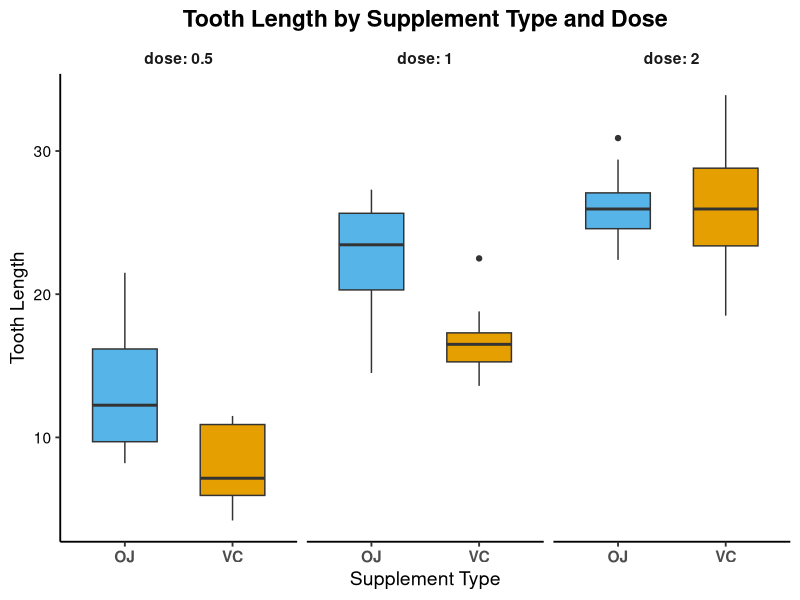
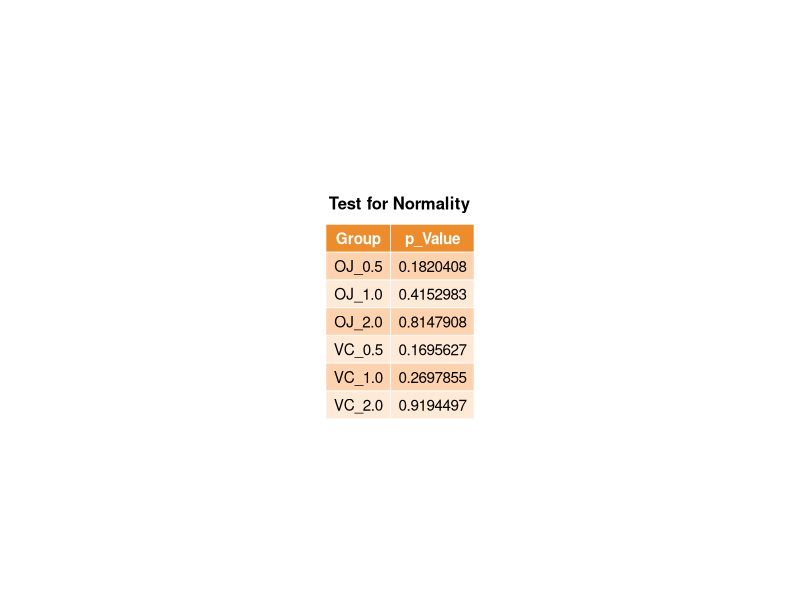
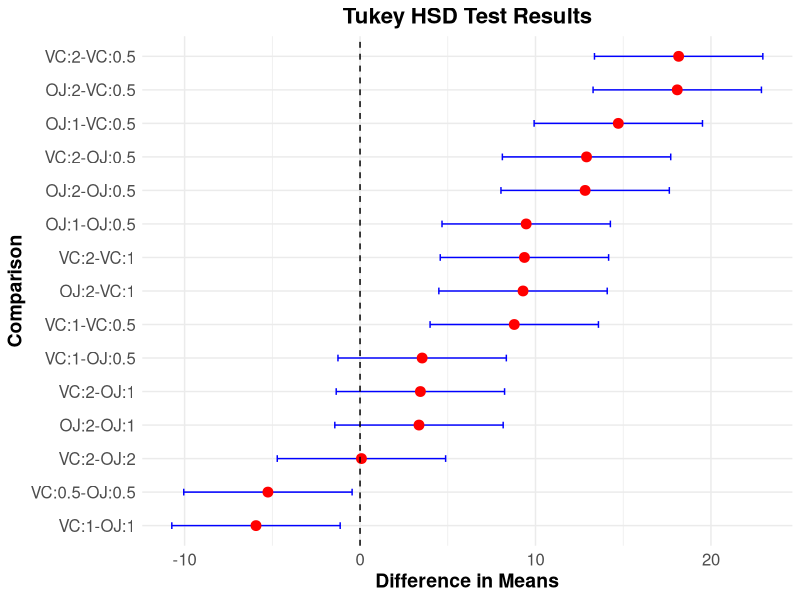

Write R code to recreate these figures, in order.
## ---- chunk 1
# Load Necessary Libraries

library(ggplot2)
library(dplyr)
library(car)  # For Levene's Test
library(rstatix)  # For normality test and pairwise t-test
library(ggpubr)  # For visualization
## ---- chunk 2

# Convert 'supp' and 'dose' to factors
ToothGrowth <- ToothGrowth %>%
  mutate(supp = factor(supp),
         dose = factor(dose))

# Inspect the dataset
head(ToothGrowth)
## ---- chunk 3

# Classic and Clean with Light Colors, No Legend
boxplot_plot_classic_color <- ggplot(ToothGrowth, aes(x = supp, y = len, fill = supp)) +
  geom_boxplot(width = 0.6) +  # Narrower boxes for a clean look
  theme_classic(base_size = 14) +  # Classic theme with clean lines
  scale_fill_manual(values = c("#56B4E9", "#E69F00")) +  # Light blue and orange for supplements
  labs(
    title = "Tooth Length by Supplement Type and Dose",
    x = "Supplement Type",
    y = "Tooth Length"
  ) +
  facet_wrap(~ dose, nrow = 1, labeller = label_both) +  # Facet by dose, label both dose and levels
  theme(
    plot.title = element_text(face = "bold", hjust = 0.5),
    strip.background = element_blank(),  # No background for facet strips
    strip.text = element_text(face = "bold"),
    axis.text.x = element_text(face = "bold"),
    axis.text.y = element_text(color = "black"),  # Black axis labels for clarity
    legend.position = "none"  # Remove legend
  )

print(boxplot_plot_classic_color)

## ---- chunk 4
# Function to perform normality test without plotting QQ plot
perform_normality_test <- function(data, supp_level, dose_level) {
  sample_data <- na.omit(data %>% filter(supp == supp_level, dose == dose_level) %>% pull(len))
  test_result <- shapiro.test(sample_data)
  return(test_result)
}

# Perform tests for each group
results_OJ_05 <- perform_normality_test(ToothGrowth, "OJ", 0.5)
results_OJ_10 <- perform_normality_test(ToothGrowth, "OJ", 1.0)
results_OJ_20 <- perform_normality_test(ToothGrowth, "OJ", 2.0)
results_VC_05 <- perform_normality_test(ToothGrowth, "VC", 0.5)
results_VC_10 <- perform_normality_test(ToothGrowth, "VC", 1.0)
results_VC_20 <- perform_normality_test(ToothGrowth, "VC", 2.0)

# Extract p-values into a table
p_values <- data.frame(
  Group = c("OJ_0.5", "OJ_1.0", "OJ_2.0", "VC_0.5", "VC_1.0", "VC_2.0"),
  p_Value = c(results_OJ_05$p.value, results_OJ_10$p.value, 
              results_OJ_20$p.value, results_VC_05$p.value, 
              results_VC_10$p.value, results_VC_20$p.value)
)

# Create and display the p-value table
p_table <- ggtexttable(p_values, rows = NULL, theme = ttheme("mOrange"))
p_table <- p_table %>% tab_add_title(text = "Test for Normality", face = "bold", size = 12)
print(p_table)
## ---- chunk 5

# Levene's Test for Homogeneity of Variance
levene_test_result <- leveneTest(len ~ supp * dose, data = ToothGrowth)
print(levene_test_result)
## ---- chunk 6

# Perform Two-Way ANOVA
anova_result <- aov(len ~ supp * dose, data = ToothGrowth)
summary(anova_result)
## ---- chunk 7

tukey_result <- TukeyHSD(anova_result)
print(tukey_result)
## ---- chunk 8

tukey_df <- as.data.frame(tukey_result[["supp:dose"]])
tukey_df$comparison <- rownames(tukey_df)

tukey_plot <- ggplot(tukey_df, aes(x = reorder(comparison, diff), y = diff)) +
  geom_errorbar(aes(ymin = lwr, ymax = upr), width = 0.2, color = "blue") +
  geom_point(size = 3, color = "red") +
  geom_hline(yintercept = 0, linetype = "dashed", color = "black") +
  coord_flip() +
  theme_minimal() +
  theme(
    plot.title = element_text(hjust = 0.5, size = 16, face = "bold"),
    axis.title.x = element_text(size = 14, face = "bold"),
    axis.title.y = element_text(size = 14, face = "bold"),
    axis.text = element_text(size = 12)
  ) +
  labs(
    title = "Tukey HSD Test Results",
    x = "Comparison",
    y = "Difference in Means"
  )

print(tukey_plot)

